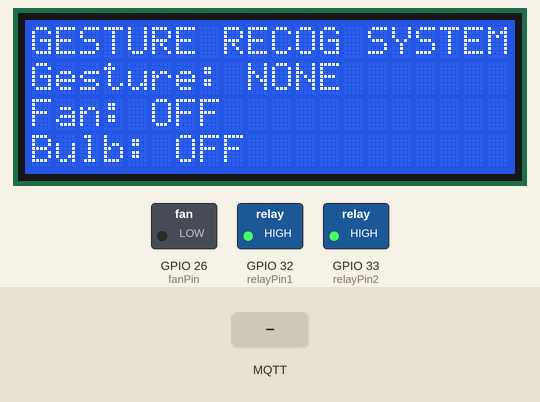
This sketch was run on a simulated ESP32. On the bench: 20×4 character LCD, switched loads named in the sketch (green lamp = pin HIGH). Inputs (shaded band) come from the test bench. WiFi joins after 1.5 s; servers stay silent unless stated; no MQTT or app messages arrive unless stated; not simulated (calls return 0 or success): secrets.h; what the sketch prints to the serial monitor is not drawn.

Above: at 2.8 s.
2.9 s: MQTT message "increase" arrives on the first subscribed topic
At 4.62 s:
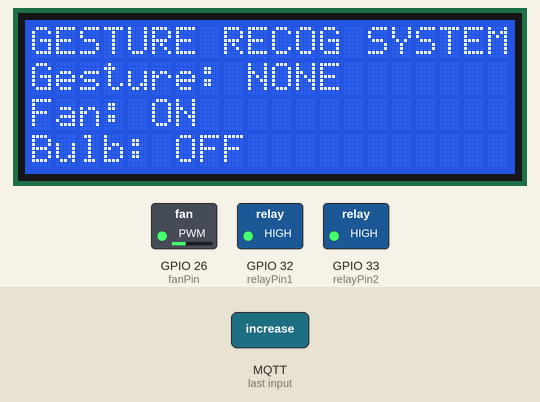
4.7 s: MQTT message "toggle" arrives on the third subscribed topic
At 5.0 s:
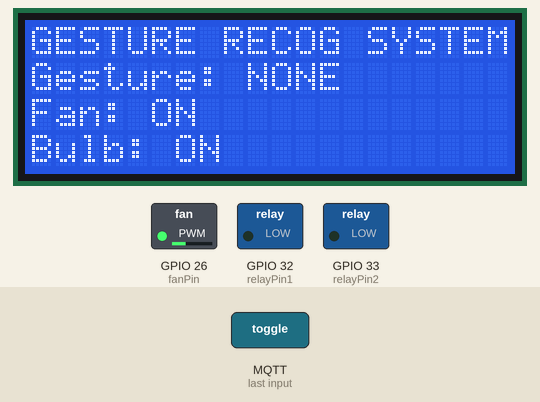
6.2 s: MQTT message "decrease" arrives on the first subscribed topic
At 7.91 s:
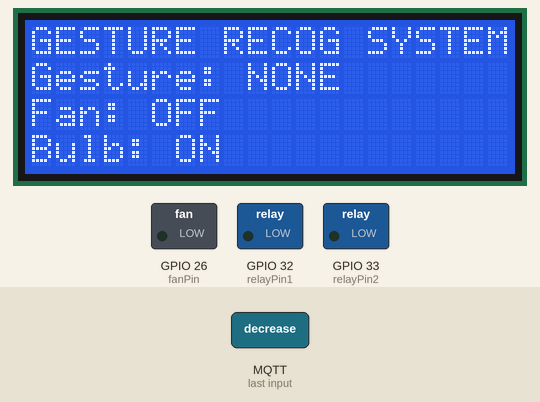
8.0 s: MQTT message "off" arrives on the second subscribed topic
At 9.0 s:
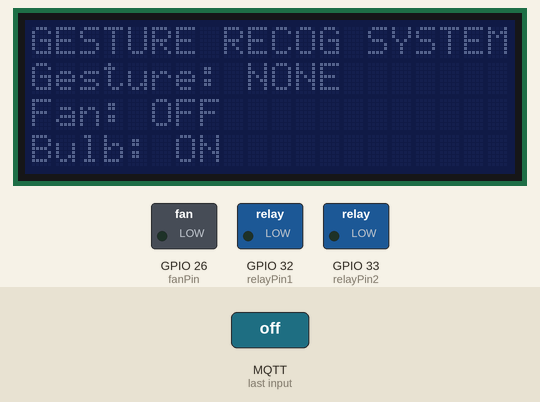
9.5 s: MQTT message "on" arrives on the first subscribed topic
At 10.0 s:
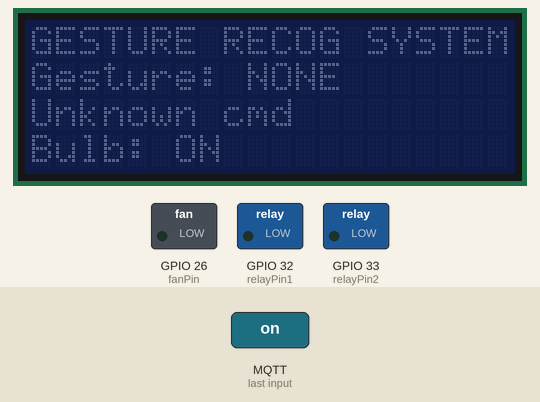
11.0 s: MQTT message "on" arrives on the second subscribed topic
At 11.3 s:
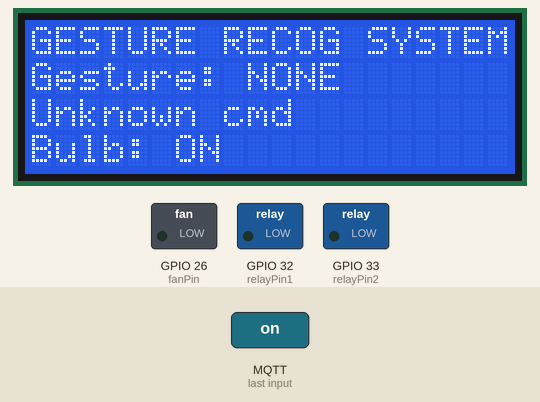
Timing chart, 0 to 13.5 s (numbered marks = the images above; inputs shaded):
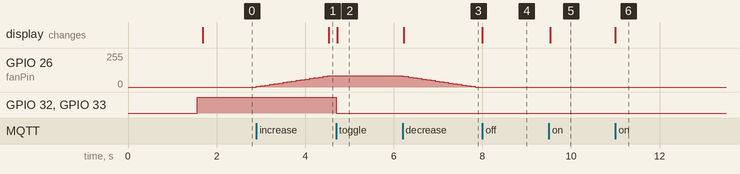

The sketch:

FULL_MQTT.ino
```cpp
#include "secrets.h"
#include <Arduino.h>
#include <WiFi.h>
#include <PubSubClient.h>
#include <Wire.h>
#include <LiquidCrystal_I2C.h>

// ---- WiFi credentials ----
const char *ssid = WIFI_SSID;
const char *password = WIFI_PASSWORD;

// ---- MQTT broker settings and topics ----
const char *mqtt_server = MQTT_BROKER_IP;   // Raspberry Pi IP address
const int   mqtt_port   = 1883;
const char *mqtt_client_id = "esp32_fan_client";
const char *topic_fanSpeed = "home/esp32/fanSpeed";
const char *topic_lcdScreen = "home/esp32/lcd";
const char *topic_relay = "home/esp32/relay";
const char *topic_gesture = "home/esp32/gesture";

// ---- LCD Screen ----
LiquidCrystal_I2C lcd(0x27, 20, 4);

// ---- Networking objects ----
WiFiClient espClient;
PubSubClient client(espClient);

// ---- Variables ----
String message;
int speed;
int targetSpeed;
const int fanPin = 26;
const int relayPin1 = 32;
const int relayPin2 = 33;
const int rampStep = 5;
const int rampInterval = 100;
const int statusLedPin = 27;
unsigned long lastStep;
bool toggle;
bool fanOn, fanOnDisplayed;

// ---- Called automatically whenever a subscribed message arrives ----
void callback(char* topic, byte* payload, unsigned int length) {

  // FanSpeed
  if(strcmp(topic, topic_fanSpeed) == 0){
    Serial.print("Message arrived on topic: ");
    Serial.println(topic);
    message = "";
    for (unsigned int i = 0; i < length; i++) {
      message+=(char)payload[i];
    }
    if (message == "increase") {
      targetSpeed+=85;
      if(targetSpeed > 255){
        targetSpeed = 255;
      }

    } else if (message == "decrease") {
      targetSpeed-=85;
      if(targetSpeed < 0){
        targetSpeed = 0;
      }
    } else{
      lcd.setCursor(0, 2);
      lcd.print("                    "); // Clear any lcd diplayed message
      lcd.setCursor(0, 2);
      lcd.print("Unknown cmd");
    }

  }
  // LCD Screen
  else if(strcmp(topic, topic_lcdScreen) == 0){
    Serial.print("Message arrived on topic: ");
    Serial.println(topic);
    message = "";
    for (unsigned int i = 0; i < length; i++) {
      message+=(char)payload[i];
    }
    if(message == "on"){
      lcd.backlight();
    }else if(message == "off"){
      lcd.noBacklight();
    }else if(message == "clear"){
      lcd.clear();
    }
  }
  //  Relay
  else if(strcmp(topic, topic_relay) == 0){
    Serial.print("Message arrived on topic: ");
    Serial.println(topic);
    message = "";
    for (unsigned int i = 0; i < length; i++) {
      // Serial.print((char)payload[i]);
      message+=(char)payload[i];
    }
    if(message == "toggle"){
      toggle = !toggle;
      digitalWrite(relayPin1, toggle);
      digitalWrite(relayPin2, toggle);

      if(toggle == 0){
        lcd.setCursor(0, 3);
        lcd.print("                    "); // Clear any lcd diplayed message
        lcd.setCursor(0, 3);
        lcd.print("Bulb: ON");
      }else{
        lcd.setCursor(0, 3);
        lcd.print("                    "); // Clear any lcd diplayed message
        lcd.setCursor(0, 3);
        lcd.print("Bulb: OFF");
      }
    }
  }
  // Gesture
  else if(strcmp(topic, topic_gesture) == 0){
    Serial.print("Message arrived on topic: ");
    Serial.println(topic);
    message = "";
    for (unsigned int i = 0; i < length; i++) {
      message+=(char)payload[i];
    }
    lcd.setCursor(0, 1);
    lcd.print("                    "); // Clear any lcd diplayed message
    lcd.setCursor(0, 1);
    lcd.print("Gesture: ");
    lcd.setCursor(9, 1);
    lcd.print(message);
  }


  else{
    Serial.println("Topic not found");
  }

}

// ---- Reconnect logic: only called when NOT connected ----
void reconnect() {
  while (!client.connected()) {
    Serial.print("Attempting MQTT connection...");
    if (client.connect(mqtt_client_id)) {
      Serial.println("connected");
      client.subscribe(topic_fanSpeed);
      client.subscribe(topic_lcdScreen);
      client.subscribe(topic_relay);
      client.subscribe(topic_gesture);
    } else {
      Serial.print("failed, rc=");
      Serial.print(client.state());
      Serial.println(" trying again in 5 seconds");
      delay(5000);
    }
  }
}

void setup() {
  Serial.begin(115200);
  pinMode(fanPin, OUTPUT);
  pinMode(relayPin1, OUTPUT);
  pinMode(relayPin2, OUTPUT);
  // --- WiFi connect ---
  WiFi.begin(ssid, password);
  while (WiFi.status() != WL_CONNECTED) {
    delay(500);
    Serial.print(".");
  }
  Serial.println("");
  Serial.println("WiFi connected.");
  Serial.println("IP address: ");
  Serial.println(WiFi.localIP());

  // --- MQTT setup ---
  client.setServer(mqtt_server, mqtt_port);
  client.setCallback(callback);

  // ---- Initialize the LCD screen ----
  lcd.init();
  lcd.backlight();


  speed = 0;
  targetSpeed = 0;
  lastStep = 0;
  toggle = true; // The relay is active LOW
  fanOn = false;
  fanOnDisplayed = false;
  analogWrite(fanPin, speed);
  digitalWrite(relayPin1, toggle);
  digitalWrite(relayPin2, toggle);
  // ---- Initial LCD Prints ----
  lcd.setCursor(0, 0);
  lcd.print("                    "); // Clear any lcd diplayed message
  lcd.setCursor(0, 0);
  lcd.print("GESTURE RECOG SYSTEM");

  lcd.setCursor(0, 1);
  lcd.print("                    "); // Clear any lcd diplayed message
  lcd.setCursor(0, 1);
  lcd.print("Gesture: NONE");


  lcd.setCursor(0, 2);
  lcd.print("                    "); // Clear any lcd diplayed message
  lcd.setCursor(0, 2);
  lcd.print("Fan: OFF");

  lcd.setCursor(0, 3);
  lcd.print("                    "); // Clear any lcd diplayed message
  lcd.setCursor(0, 3);
  lcd.print("Bulb: OFF");

}

void loop() {
  if (!client.connected()) {
    reconnect();
  }
  client.loop();
  digitalWrite(statusLedPin, client.connected() ? HIGH : LOW);

  // Increase fan speed gradually
  if(millis() - lastStep >= rampInterval && (speed != targetSpeed)){
    if(speed < targetSpeed){
      speed = min(speed + rampStep, targetSpeed);
    }else if(speed > targetSpeed){
      speed = max(speed - rampStep, targetSpeed);
    }
    analogWrite(fanPin, speed);
    fanOn = (speed >= 85);
    if (fanOn != fanOnDisplayed) {
      lcd.setCursor(0, 2);
      lcd.print("                    ");
      lcd.setCursor(0, 2);
      lcd.print("Fan: ");
      lcd.setCursor(5, 2);
      lcd.print(fanOn ? "ON " : "OFF");
      fanOnDisplayed = fanOn;
    }
    lastStep = millis();
  }
}
```

Measured:
- after the input at 2.9 s, GPIO 26 (fanPin): moves from 0/255 to 85/255 over 1.6 s, starting at once; the display: changes after 1.6 s (image 1)
- after the input at 4.7 s, GPIO 32 (relayPin1), GPIO 33 (relayPin2): HIGH → LOW at once; the display: changes at once (image 2)
- after the input at 6.2 s, GPIO 26 (fanPin): moves from 85/255 to 0/255 over 1.6 s, starting at once; the display: changes at once (image 3)
- after the input at 8.0 s, the display: changes at once (image 4)
- after the input at 9.5 s, the display: changes at once (image 5)
- after the input at 11.0 s, the display: changes at once (image 6)
